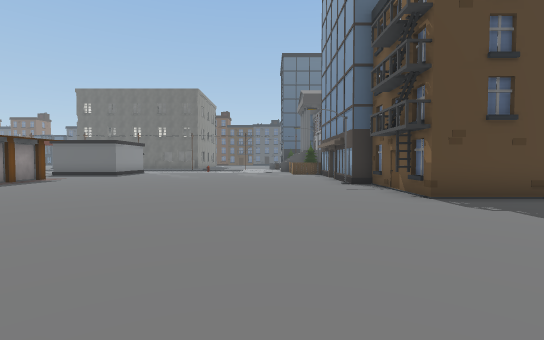
View 1 (above)

24 first-person views from a walk through a Unity game level. The camera is 1.5 m above the floor, tilts 2° down and sees 85° across. Doors are open. The floor is counted in squares, 2 m on a side. Each view is taken from the middle of a square. On the plan, view 1 faces up. The plan holds only what a view shows up to about 10 squares ahead; the rest is blank. The place goes on beyond the plan. The player character is not drawn. Some surface patterns are stand-ins.

View 2
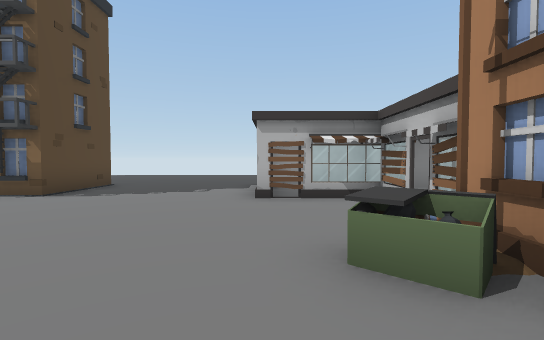

View 3
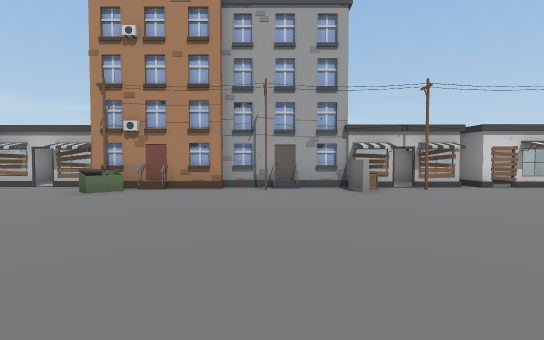

View 4
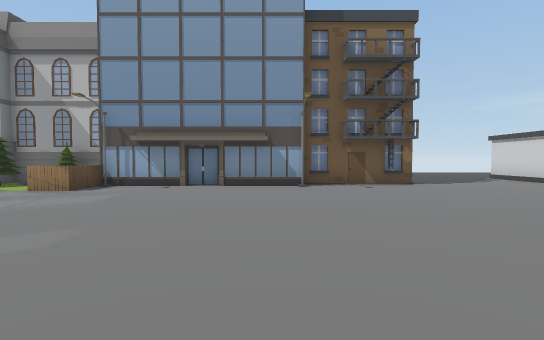

View 5
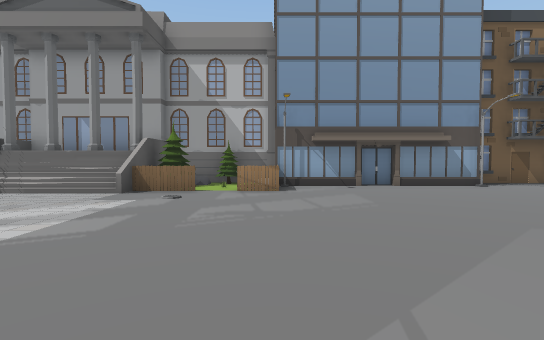

View 6
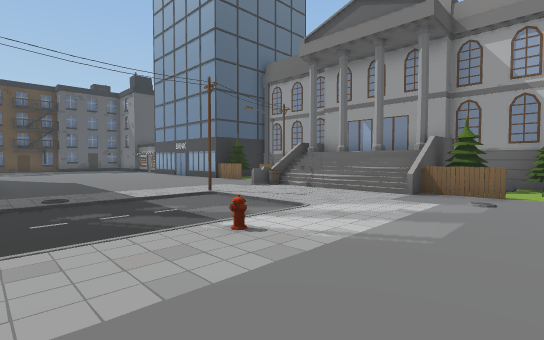

View 7
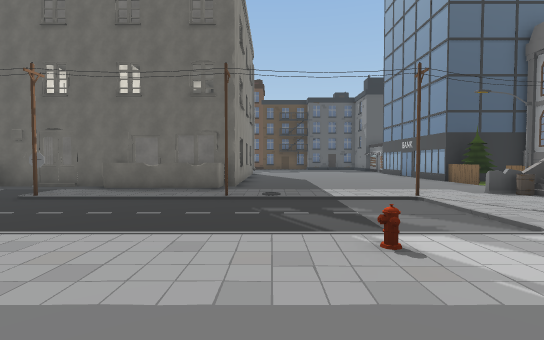

View 8
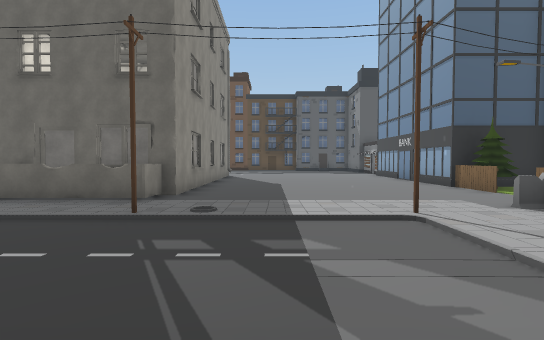

View 9
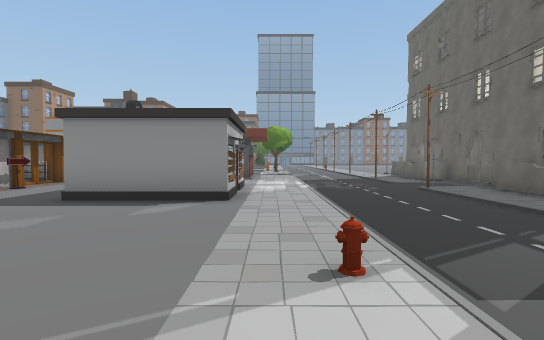

View 10
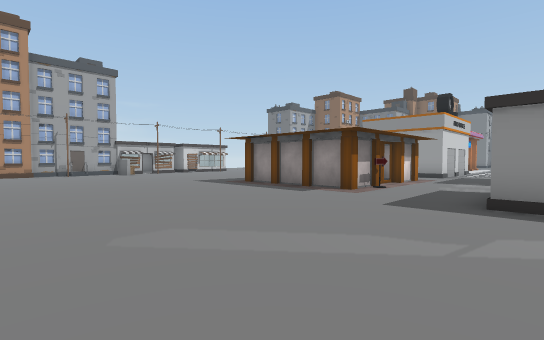

View 11
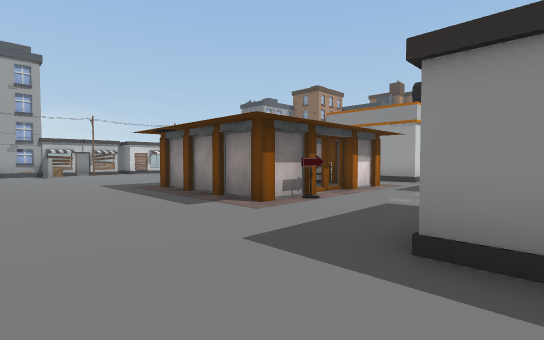

View 12
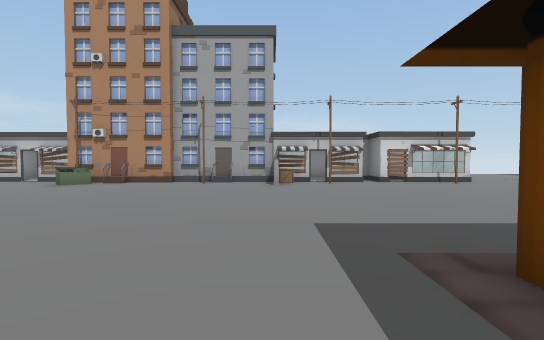

View 13
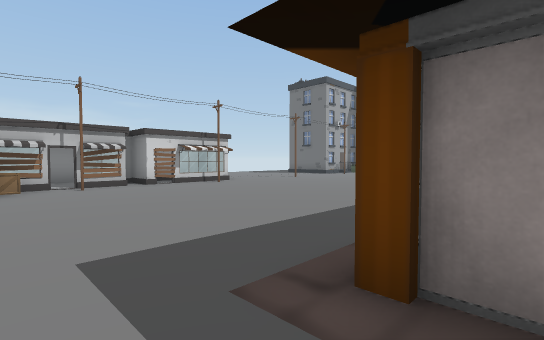

View 14
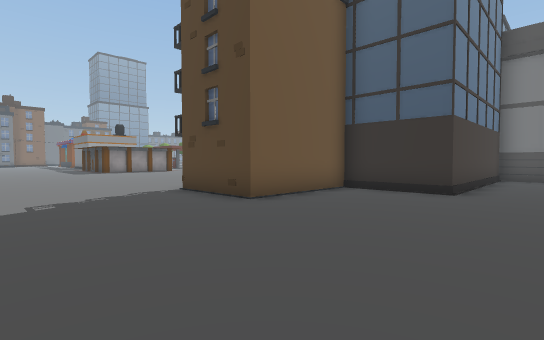

View 15
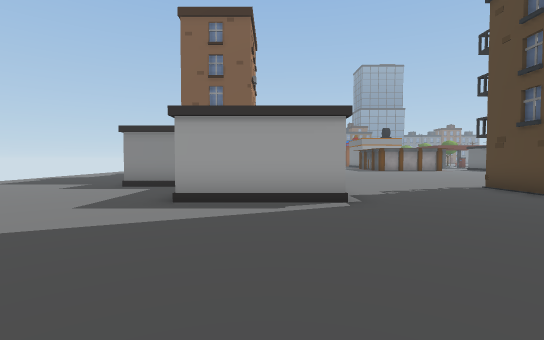

View 16
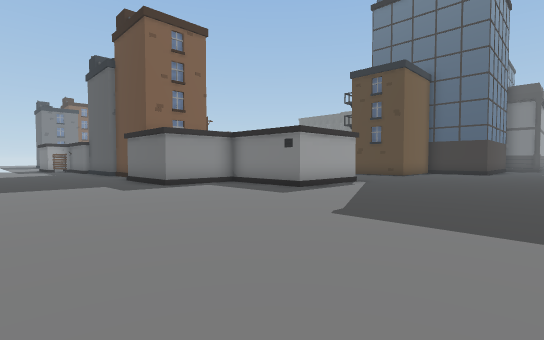

View 17
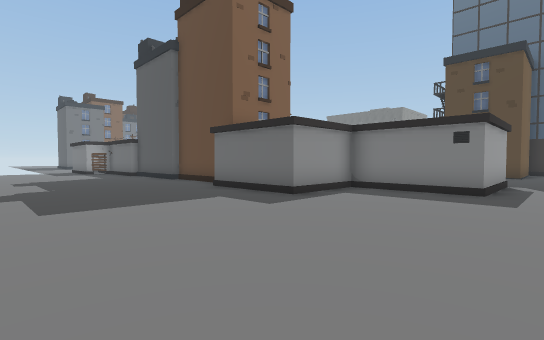

View 18
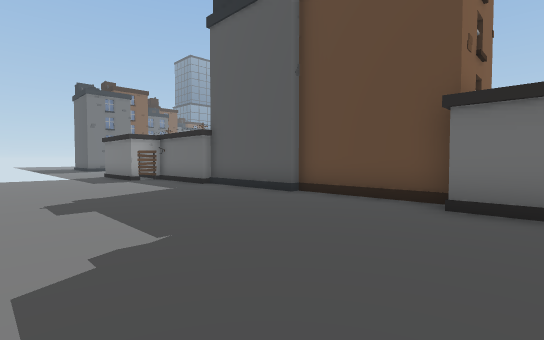

View 19
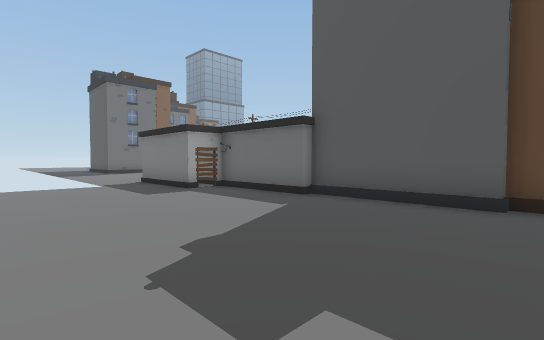

View 20
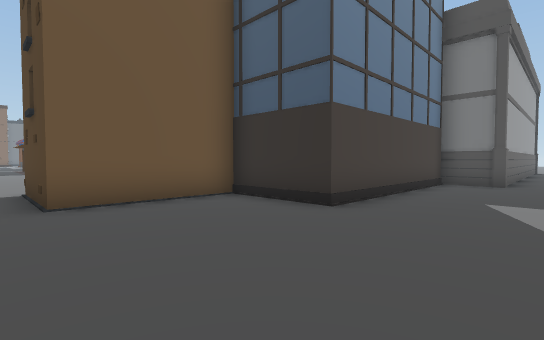

View 21
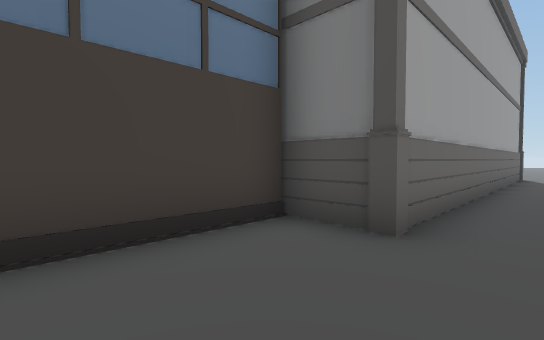

View 22
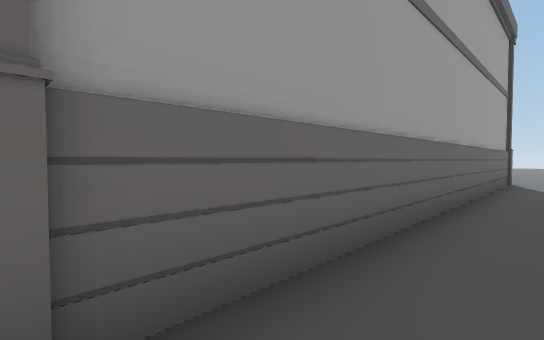

View 23
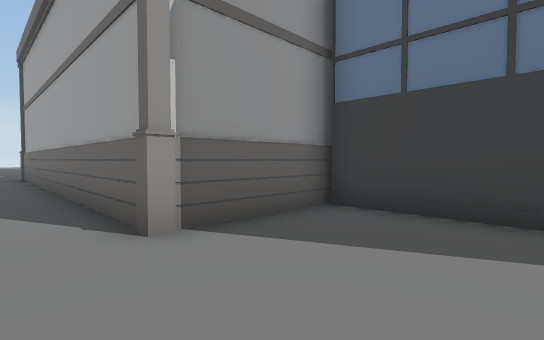

View 24
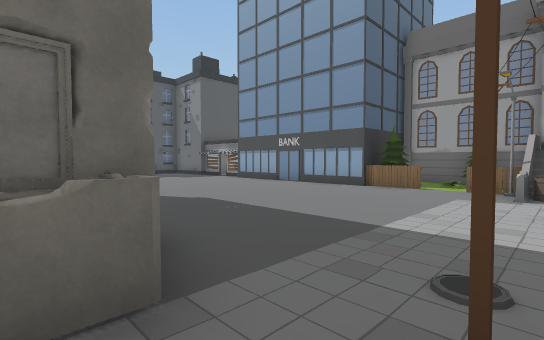

### Floor plan
Key: @ floor where view 1 was taken; # wall or solid block; x gap in a wall; . floor; / step, stairs or slope; D open door; = window, fence, low wall or low ledge; v drop or lower ground; P pillar; B box; T tree; F fence; A barrel; H hydrant; U building; O other object.
Columns run from 13 left of view 1 to 11 right of it. Each row starts with its distance up from view 1.
 29         ......     #.....
 28     UU U......#    #.....
 27        #......###  #.....
 26  U U   U......FT ######..
 25  U U   #......F  O    #..
 24 U./.UUU........OO#    #..
 23  ............#F###    #..
 22  /.O///#///#.A/  #    #..
 21  ........../../v #    #..
 20  ........../../x #    #..
 19  ////////H//../x #    #..
 18  .............FT##    #..
 17   .O.O........F.O#    #..
 16    O O........FOTO    #..
 15      #.......F F #   ##..
 14   ............F.#    #...
 13 ................#    #...
 12 ................O    #...
 11 PPDPP...........#    #...
 10 PO  P...........#    #...
  9     P...........#  ###...
  8     #...........#  ......
  7      ...........## ......
  6   ..P...........O##......
  5 .........................
  4 ........................
  3 ........................
  2 .........................
  1 ................###......
  0 #.....=.....O@..O.#......
 -1 OOO#OBB##OO#OOOOO=#......
 -2 OOO#       #    #........
 -3 #  O##   #####  O........
 -4 # OO###......###.........
 -5 #O##.....................
 -6 .........................
 -7  ........................
 -8  ........................
 -9  ....................

Positions as (right, up) in squares from view 1, and headings:
1: (0, 0), facing up
2: (-3, 1), facing right
3: (-5, 7), facing down
4: (-6, 10), facing right
5: (-6, 15), facing right
6: (-6, 16), facing up-right
7: (-5, 16), facing up
8: (-4, 18), facing up
9: (-2, 18), facing left
10: (-2, 15), facing down-left
11: (-5, 15), facing down-left
12: (-7, 9), facing down
13: (-7, 8), facing down-left
14: (10, 2), facing up-left
15: (11, 0), facing left
16: (11, -8), facing up-left
17: (7, -9), facing up-left
18: (1, -9), facing up-left
19: (-3, -9), facing up-left
20: (11, 5), facing up-left
21: (11, 12), facing up-left
22: (11, 15), facing up-left
23: (11, 29), facing down-left
24: (-7, 22), facing up-right
